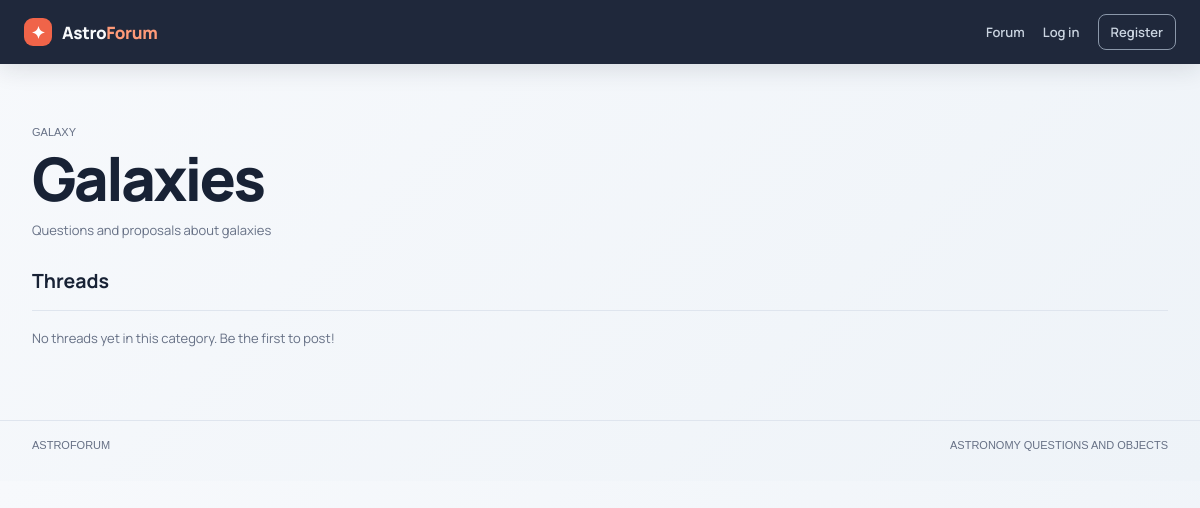
The page /index.php?page=forum&cat=galaxies on the database its author committed.
### tables this page shows
CREATE TABLE IF NOT EXISTS categories (
  id          INT UNSIGNED NOT NULL AUTO_INCREMENT,
  name        VARCHAR(64)  NOT NULL,
  slug        VARCHAR(64)  NOT NULL,
  object_type VARCHAR(64)  NULL,             
  description VARCHAR(255) NULL,
  created_at  TIMESTAMP NOT NULL DEFAULT CURRENT_TIMESTAMP,
  PRIMARY KEY (id),
  UNIQUE KEY uq_categories_slug (slug),
  KEY idx_categories_object_type (object_type)
);

### web/functions.php (called while the page is built, shortened)
<?php
require_once __DIR__ . '/config.php';
function e(?string $value): string
{
    return htmlspecialchars($value ?? '', ENT_QUOTES, 'UTF-8');
}
function current_user(): ?array
{
    if (empty($_SESSION['user_id'])) {
        return null;
    }
    $statement = db()->prepare('SELECT id, username, role, expertise, registration_status, is_restricted, created_at FROM users WHERE id = ?');
    $statement->execute([$_SESSION['user_id']]);
    $user = $statement->fetch();
    return $user;
}
function get_category_by_slug(string $slug): ?array
{
    $statement = db()->prepare('SELECT id, name, slug, object_type, description FROM categories WHERE slug = ?');
    $statement->execute([$slug]);
    return $statement->fetch();
}
function get_threads_by_category(int $categoryId, int $limit = 20): array
{
    $statement = db()->prepare(
        'SELECT t.id, t.title, t.type, t.status, t.created_at, u.username,
                COUNT(DISTINCT p.id) as post_count, MAX(p.created_at) as last_post
         FROM threads t
         JOIN users u ON t.author_id = u.id
         LEFT JOIN posts p ON t.id = p.thread_id
         WHERE t.category_id = ?
         GROUP BY t.id
         ORDER BY last_post DESC, t.created_at DESC
         LIMIT ?'
    );
    $statement->execute([$categoryId, $limit]);
    return $statement->fetchAll();
}

### web/config.php (called while the page is built, shortened)
<?php
function db(): PDO
{
    static $connection;
    if ($connection instanceof PDO) {
        return $connection;
    }
    $dsn = 'mysql:host=' . DB_HOST . ';port=' . DB_PORT . ';dbname=' . DB_NAME . ';charset=utf8mb4';
    $connection = new PDO($dsn, DB_USER, DB_PASS, [
        PDO::ATTR_ERRMODE => PDO::ERRMODE_EXCEPTION,
        PDO::ATTR_DEFAULT_FETCH_MODE => PDO::FETCH_ASSOC,
        PDO::ATTR_EMULATE_PREPARES => false,
    ]);
    return $connection;
}

### web/index.php (the view, shortened to what this page needs)
<?php
require_once __DIR__ . '/functions.php';
$page = $_GET['page'] ?? 'home';
$category_slug = $_GET['cat'] ?? null;
$user = current_user();
$pending = [];
?><!doctype html>
<html lang="en">
<head>
    <link rel="stylesheet" href="style.css">
</head>
<body>
    <header class="topbar">
        <a class="brand" href="index.php"><span class="brand-mark">✦</span><span>Astro<span>Forum</span></span></a>
        <nav>
            <a href="index.php?page=forum">Forum</a>
            <?php if ($user): ?>
                <a href="index.php?page=dashboard">Dashboard</a>
                <?php if ($user['role'] === 'admin'): ?><a href="index.php?page=admin">Admin<?php if ($pending): ?><b class="count"><?= count($pending) ?></b><?php endif; ?></a><?php endif; ?>
                <?php if ($user['expertise'] !== 'normal' || $user['role'] === 'admin'): ?><a href="index.php?page=approvals">Approvals</a><?php endif; ?>
                <?php if ($user['expertise'] !== 'normal' || $user['role'] === 'admin'): ?><a href="index.php?page=disputes">Disputes</a><?php endif; ?>
                <form method="post" class="inline-form"><input type="hidden" name="action" value="logout"><?= csrf_field() ?><button class="nav-button" type="submit">Log out</button></form>
            <?php else: ?>
                <a href="index.php?page=login">Log in</a><a class="nav-cta" href="index.php?page=register">Register</a>
            <?php endif; ?>
        </nav>
    </header>
    <main class="shell">
        <?php if ($page === 'register'): ?>
            <section class="auth-layout"><div class="auth-intro"><p class="eyebrow">Create an account</p><h1>Join the discussion.</h1><p>Register to ask questions, browse the catalogue, and contribute answers.</p><div class="signal-list"><span>01</span>Admin approval required</div><div class="signal-list"><span>02</span>One account per user</div></div><div class="form-panel"><p class="eyebrow">Registration</p><h2>Create your account</h2><form method="post" class="stack"><input type="hidden" name="action" value="register"><?= csrf_field() ?><label>Username<input name="username" autocomplete="username" required minlength="3" maxlength="64"></label><label>Password<input type="password" name="password" autocomplete="new-password" required minlength="8"><small>At least 8 characters.</small></label><label>Confirm password<input type="password" name="password_confirmation" autocomplete="new-password" required minlength="8"></label><button class="primary-button" type="submit">Register <span>→</span></button></form><p class="form-foot">Already registered? <a href="index.php?page=login">Log in</a></p></div></section>
        <?php elseif ($page === 'forum'):
            if ($category_slug):
                $category = get_category_by_slug($category_slug);
                $threads = get_threads_by_category($category['id']);
        ?>
            <section class="page-heading"><p class="eyebrow"><?= e($category['object_type'] ?? 'General') ?></p><h1><?= e($category['name']) ?></h1><p><?= e($category['description']) ?></p></section>
            <section><h2>Threads</h2>
            <?php if (!$threads): ?>
                <p class="empty-state">No threads yet in this category. Be the first to post!</p>
            <?php endif; ?>
            </section>
        <?php endif; ?>
        <?php endif; ?>
    </main>
    <footer><span>ASTROFORUM</span><span>Astronomy questions and objects</span></footer>
</body>
</html>

### web/style.css (style rules this page uses)
:root { --ink: #14232d; --muted: #687781; --cream: #f5f2eb; --paper: #fffdf8; --line: #dedbd2; --coral: #e56f55; --coral-dark: #b9473d; --teal: #4d817a; --shadow: 0 20px 70px rgba(37, 53, 57, .10); }
* { box-sizing: border-box; }
body { margin: 0; background: var(--cream); color: var(--ink); font-family: 'Manrope', Avenir, sans-serif; }
a { color: inherit; text-decoration: none; }
.topbar { align-items: center; display: flex; justify-content: space-between; margin: 0 auto; max-width: 1240px; padding: 28px 32px; }
.brand { align-items: center; display: inline-flex; font-size: 17px; font-weight: 800; gap: 10px; letter-spacing: .02em; }
.brand > span:last-child span { color: var(--coral); }
.brand-mark { align-items: center; background: var(--ink); border-radius: 50%; color: #f5c978; display: inline-flex; height: 30px; justify-content: center; width: 30px; }
nav { align-items: center; display: flex; font-size: 13px; font-weight: 700; gap: 27px; }
.nav-cta { border: 1px solid var(--ink); border-radius: 3px; padding: 10px 15px; }
.shell { margin: 0 auto; max-width: 1240px; padding: 42px 32px 85px; }
.eyebrow, .stat-label, .object-type, footer, .hero-coordinate span { color: var(--teal); font-family: 'DM Mono', monospace; font-size: 11px; letter-spacing: .14em; text-transform: uppercase; }
.hero h1, .auth-intro h1, .page-heading h1, .setup-shell h1 { font-family: Georgia, serif; font-size: clamp(46px, 6vw, 82px); font-weight: 400; letter-spacing: 0; line-height: .98; margin: 22px 0; }
.page-heading { margin: 35px 0 45px; }
.page-heading h1 { font-size: clamp(48px, 6vw, 70px); margin: 14px 0; }
.page-heading > p:last-child { color: var(--muted); }
.empty-state { border-top: 1px solid var(--line); color: var(--muted); font-size: 13px; padding: 24px 0 0; }
footer { color: var(--muted); display: flex; justify-content: space-between; margin: 0 auto; max-width: 1240px; padding: 0 32px 28px; }
:root { --ink: #232629; --muted: #6a737c; --cream: #f8f9f9; --paper: #ffffff; --line: #d6d9dc; --coral: #e76f00; --coral-dark: #b65300; --teal: #0077cc; --shadow: 0 1px 2px rgba(0, 0, 0, .08); }
body { background: var(--cream); color: var(--ink); font-family: Arial, Helvetica, sans-serif; font-size: 13px; }
.topbar { background: #101214; border-top: 3px solid var(--coral); max-width: none; padding: 11px max(24px, calc((100% - 1240px) / 2)); }
.brand { color: #f1f2f3; font-size: 17px; }
.brand > span:last-child span { color: #f1f2f3; }
.brand-mark { background: var(--coral); border-radius: 3px; color: #fff; height: 28px; width: 28px; }
nav { color: #d6d9dc; font-size: 13px; gap: 18px; }
.nav-cta { border: 1px solid #b9c0c7; border-radius: 3px; padding: 8px 12px; }
.shell { max-width: 1240px; padding: 24px 32px 60px; }
.eyebrow, .stat-label, .object-type, footer, .hero-coordinate span { color: var(--muted); font-family: Arial, Helvetica, sans-serif; font-size: 11px; letter-spacing: 0; text-transform: uppercase; }
.hero h1, .auth-intro h1, .page-heading h1, .setup-shell h1, .section-head h2, .queue-head h2, .form-panel h2, .object-card h3 { font-family: Arial, Helvetica, sans-serif; font-weight: 400; letter-spacing: 0; }
.page-heading { margin: 20px 0 28px; }
.page-heading h1 { font-size: 32px; margin: 10px 0; }
.empty-state { padding-top: 18px; }
footer { border-top: 1px solid var(--line); color: var(--muted); display: flex; justify-content: space-between; margin: 0 auto; max-width: 1240px; padding: 18px 32px 30px; }
body { background: linear-gradient(135deg, #f7f9fc 0%, #eef3f8 100%); color: var(--ink); font-family: 'Manrope', 'Avenir Next', sans-serif; }
.topbar { background: rgba(24, 34, 53, .97); border-top: 0; box-shadow: 0 5px 24px rgba(24, 34, 53, .12); padding-top: 14px; padding-bottom: 14px; }
.brand { color: #f8fafc; font-family: 'Manrope', sans-serif; letter-spacing: -.02em; }
.brand > span:last-child span { color: #ff9a78; }
.brand-mark { background: var(--coral); border-radius: 9px; color: #fff; }
nav { color: #cbd5e1; font-weight: 600; }
.nav-cta { border-color: #8b98aa; border-radius: 8px; transition: background .2s ease, border-color .2s ease; }
.shell { padding-top: 38px; }
.hero h1, .auth-intro h1, .page-heading h1, .setup-shell h1 { font-family: 'Manrope', sans-serif; font-weight: 800; letter-spacing: -.045em; }
.page-heading { margin-top: 24px; }
.page-heading h1 { font-size: clamp(40px, 5vw, 64px); }
footer { border-color: var(--line); }

### rows shown on the page
categories: object_type "GALAXY", name "Galaxies", description "Questions and proposals about galaxies"
